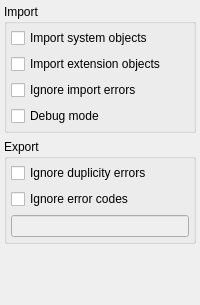
             <widget class="QWidget" name="tab_5">
              <attribute name="title">
               <string>Import &amp;&amp; Export</string>
              </attribute>
              <layout class="QVBoxLayout" name="verticalLayout_5">
               <property name="leftMargin">
                <number>4</number>
               </property>
               <property name="topMargin">
                <number>4</number>
               </property>
               <property name="rightMargin">
                <number>4</number>
               </property>
               <property name="bottomMargin">
                <number>4</number>
               </property>
               <item>
                <widget class="QGroupBox" name="groupBox_5">
                 <property name="title">
                  <string>Import</string>
                 </property>
                 <layout class="QVBoxLayout" name="verticalLayout_3">
                  <property name="spacing">
                   <number>6</number>
                  </property>
                  <property name="leftMargin">
                   <number>4</number>
                  </property>
                  <property name="topMargin">
                   <number>4</number>
                  </property>
                  <property name="rightMargin">
                   <number>4</number>
                  </property>
                  <property name="bottomMargin">
                   <number>4</number>
                  </property>
                  <item>
                   <widget class="QCheckBox" name="import_sys_objs_chk">
                    <property name="sizePolicy">
                     <sizepolicy hsizetype="Preferred" vsizetype="Fixed">
                      <horstretch>0</horstretch>
                      <verstretch>0</verstretch>
                     </sizepolicy>
                    </property>
                    <property name="toolTip">
                     <string>&lt;p&gt;Import system (built-in) objects. Use this if the import step is returning errors related to missing objects.&lt;/p&gt;</string>
                    </property>
                    <property name="statusTip">
                     <string/>
                    </property>
                    <property name="text">
                     <string>Import system objects</string>
                    </property>
                   </widget>
                  </item>
                  <item>
                   <widget class="QCheckBox" name="import_ext_objs_chk">
                    <property name="sizePolicy">
                     <sizepolicy hsizetype="Preferred" vsizetype="Fixed">
                      <horstretch>0</horstretch>
                      <verstretch>0</verstretch>
                     </sizepolicy>
                    </property>
                    <property name="toolTip">
                     <string>&lt;p&gt;Import objects created by extensions. Use this if the import step is returning errors even importing built in ones.&lt;/p&gt;</string>
                    </property>
                    <property name="statusTip">
                     <string/>
                    </property>
                    <property name="text">
                     <string>Import extension objects</string>
                    </property>
                   </widget>
                  </item>
                  <item>
                   <widget class="QCheckBox" name="ignore_errors_chk">
                    <property name="sizePolicy">
                     <sizepolicy hsizetype="Minimum" vsizetype="Fixed">
                      <horstretch>0</horstretch>
                      <verstretch>0</verstretch>
                     </sizepolicy>
                    </property>
                    <property name="toolTip">
                     <string>&lt;p&gt;Ignores as many as possible errors on import step. This option generates an incomplete diff.&lt;/p&gt;</string>
                    </property>
                    <property name="statusTip">
                     <string/>
                    </property>
                    <property name="text">
                     <string>Ignore import errors</string>
                    </property>
                   </widget>
                  </item>
                  <item>
                   <widget class="QCheckBox" name="debug_mode_chk">
                    <property name="sizePolicy">
                     <sizepolicy hsizetype="Preferred" vsizetype="Fixed">
                      <horstretch>0</horstretch>
                      <verstretch>0</verstretch>
                     </sizepolicy>
                    </property>
                    <property name="toolTip">
                     <string>&lt;p&gt;All catalog queries as well the created objects' source code are printed to standard output (stdout).&lt;/p&gt;</string>
                    </property>
                    <property name="statusTip">
                     <string/>
                    </property>
                    <property name="whatsThis">
                     <string/>
                    </property>
                    <property name="text">
                     <string>Debug mode</string>
                    </property>
                   </widget>
                  </item>
                 </layout>
                </widget>
               </item>
               <item>
                <widget class="QGroupBox" name="groupBox_4">
                 <property name="title">
                  <string>Export</string>
                 </property>
                 <layout class="QVBoxLayout" name="verticalLayout_4">
                  <property name="spacing">
                   <number>6</number>
                  </property>
                  <property name="leftMargin">
                   <number>4</number>
                  </property>
                  <property name="topMargin">
                   <number>4</number>
                  </property>
                  <property name="rightMargin">
                   <number>4</number>
                  </property>
                  <property name="bottomMargin">
                   <number>4</number>
                  </property>
                  <item>
                   <widget class="QCheckBox" name="ignore_duplic_chk">
                    <property name="sizePolicy">
                     <sizepolicy hsizetype="Minimum" vsizetype="Fixed">
                      <horstretch>0</horstretch>
                      <verstretch>0</verstretch>
                     </sizepolicy>
                    </property>
                    <property name="toolTip">
                     <string>&lt;p&gt;Ignores errors generated by duplicated objects when exporting the diff to database.&lt;/p&gt;</string>
                    </property>
                    <property name="statusTip">
                     <string/>
                    </property>
                    <property name="text">
                     <string>Ignore duplicity errors</string>
                    </property>
                   </widget>
                  </item>
                  <item>
                   <layout class="QGridLayout" name="gridLayout_7">
                    <property name="spacing">
                     <number>6</number>
                    </property>
                    <item row="1" column="0" colspan="3">
                     <widget class="QLineEdit" name="error_codes_edt">
                      <property name="enabled">
                       <bool>false</bool>
                      </property>
                      <property name="clearButtonEnabled">
                       <bool>true</bool>
                      </property>
                     </widget>
                    </item>
                    <item row="0" column="0" colspan="3">
                     <widget class="QCheckBox" name="ignore_error_codes_chk">
                      <property name="enabled">
                       <bool>true</bool>
                      </property>
                      <property name="sizePolicy">
                       <sizepolicy hsizetype="Minimum" vsizetype="Fixed">
                        <horstretch>0</horstretch>
                        <verstretch>0</verstretch>
                       </sizepolicy>
                      </property>
                      <property name="toolTip">
                       <string>&lt;p&gt;This advanced option causes pgModeler to ignore extra errors by their numeric codes. These errors must be informed in the input below and separeted by space. For the complete list of error codes check the PostgreSQL docs, section &lt;strong&gt; Appendix A. PostgreSQL Error Codes&lt;/strong&gt;. &lt;strong&gt;WARNING:&lt;/strong&gt; use this option with extreme care since it can interfere in final export result.&lt;/p&gt;</string>
                      </property>
                      <property name="statusTip">
                       <string/>
                      </property>
                      <property name="text">
                       <string>Ignore error codes</string>
                      </property>
                     </widget>
                    </item>
                   </layout>
                  </item>
                 </layout>
                </widget>
               </item>
               <item>
                <spacer name="verticalSpacer_3">
                 <property name="orientation">
                  <enum>Qt::Vertical</enum>
                 </property>
                 <property name="sizeHint" stdset="0">
                  <size>
                   <width>20</width>
                   <height>57</height>
                  </size>
                 </property>
                </spacer>
               </item>
              </layout>
             </widget>
